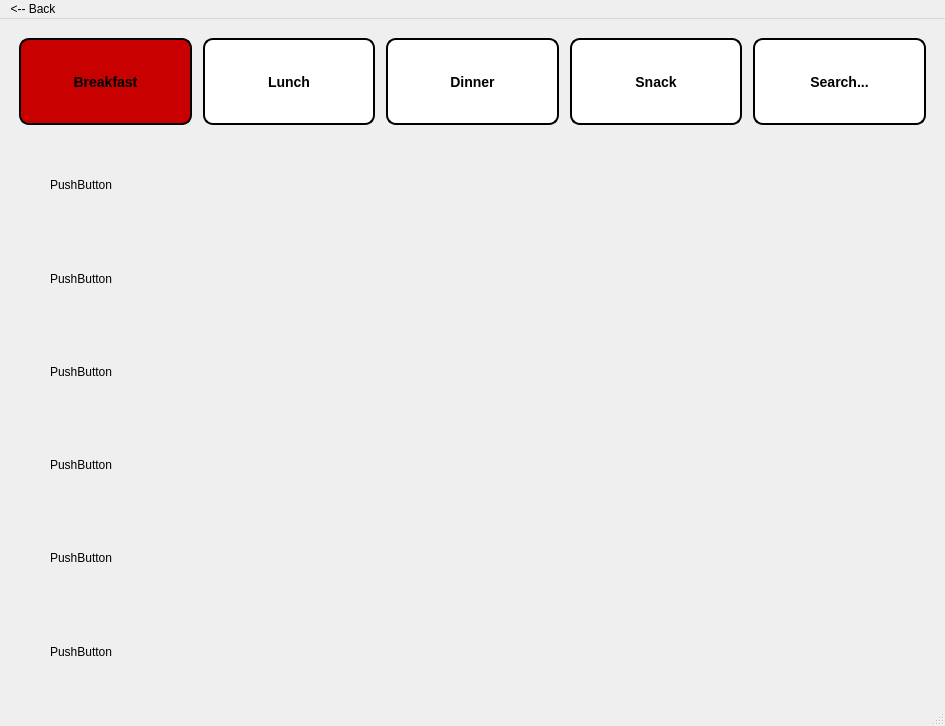
<?xml version="1.0" encoding="UTF-8"?>
<ui version="4.0">
 <class>MainWindow</class>
 <widget class="QMainWindow" name="MainWindow">
  <property name="geometry">
   <rect>
    <x>0</x>
    <y>0</y>
    <width>945</width>
    <height>726</height>
   </rect>
  </property>
  <property name="windowTitle">
   <string>Browse</string>
  </property>
  <property name="styleSheet">
   <string notr="true">background=rgb(230, 170, 255)</string>
  </property>
  <property name="tabShape">
   <enum>QTabWidget::Triangular</enum>
  </property>
  <widget class="QWidget" name="centralwidget">
   <layout class="QHBoxLayout" name="horizontalLayout">
    <item>
     <layout class="QVBoxLayout" name="verticalLayout">
      <item>
       <spacer name="verticalSpacer_2">
        <property name="orientation">
         <enum>Qt::Vertical</enum>
        </property>
        <property name="sizeType">
         <enum>QSizePolicy::Fixed</enum>
        </property>
        <property name="sizeHint" stdset="0">
         <size>
          <width>20</width>
          <height>10</height>
         </size>
        </property>
       </spacer>
      </item>
      <item>
       <layout class="QHBoxLayout" name="horizontalLayout_2">
        <item>
         <spacer name="horizontalSpacer_11">
          <property name="orientation">
           <enum>Qt::Horizontal</enum>
          </property>
          <property name="sizeType">
           <enum>QSizePolicy::Fixed</enum>
          </property>
          <property name="sizeHint" stdset="0">
           <size>
            <width>10</width>
            <height>20</height>
           </size>
          </property>
         </spacer>
        </item>
        <item>
         <widget class="QPushButton" name="breakfastButton">
          <property name="enabled">
           <bool>true</bool>
          </property>
          <property name="sizePolicy">
           <sizepolicy hsizetype="Preferred" vsizetype="Minimum">
            <horstretch>0</horstretch>
            <verstretch>0</verstretch>
           </sizepolicy>
          </property>
          <property name="styleSheet">
           <string notr="true">QPushButton {
     background-color: white;
    border-style: outset;
    border-width: 2px;
    border-radius: 10px;
    border-color: black;
    font: bold 14px;

}
QPushButton:pressed{
    background-color: rgb(50, 50, 50);
    border-style: inset;
}  
QPushButton:hover:!pressed{
   background-color: rgb(200, 200,200);
	border-style: inset;
}
QPushButton:checked{
    background-color: rgb(200, 0, 0);
    border-style: inset;
}  



</string>
          </property>
          <property name="text">
           <string>Breakfast</string>
          </property>
          <property name="checkable">
           <bool>true</bool>
          </property>
          <property name="checked">
           <bool>true</bool>
          </property>
          <property name="autoExclusive">
           <bool>true</bool>
          </property>
         </widget>
        </item>
        <item>
         <spacer name="horizontalSpacer_7">
          <property name="orientation">
           <enum>Qt::Horizontal</enum>
          </property>
          <property name="sizeType">
           <enum>QSizePolicy::Fixed</enum>
          </property>
          <property name="sizeHint" stdset="0">
           <size>
            <width>5</width>
            <height>5</height>
           </size>
          </property>
         </spacer>
        </item>
        <item>
         <widget class="QPushButton" name="lunchButton">
          <property name="sizePolicy">
           <sizepolicy hsizetype="Preferred" vsizetype="Minimum">
            <horstretch>0</horstretch>
            <verstretch>0</verstretch>
           </sizepolicy>
          </property>
          <property name="styleSheet">
           <string notr="true">QPushButton {
     background-color: white;
    border-style: outset;
    border-width: 2px;
    border-radius: 10px;
    border-color: black;
    font: bold 14px;

}
QPushButton:pressed{
    background-color: rgb(50, 50, 50);
    border-style: inset;
}  
QPushButton:hover:!pressed{
   background-color: rgb(200, 200,200);
	border-style: inset;
}
QPushButton:checked{
    background-color: rgb(200, 0, 0);
    border-style: inset;
}  



</string>
          </property>
          <property name="text">
           <string>Lunch</string>
          </property>
          <property name="checkable">
           <bool>true</bool>
          </property>
          <property name="autoExclusive">
           <bool>true</bool>
          </property>
         </widget>
        </item>
        <item>
         <spacer name="horizontalSpacer_8">
          <property name="orientation">
           <enum>Qt::Horizontal</enum>
          </property>
          <property name="sizeType">
           <enum>QSizePolicy::Fixed</enum>
          </property>
          <property name="sizeHint" stdset="0">
           <size>
            <width>5</width>
            <height>20</height>
           </size>
          </property>
         </spacer>
        </item>
        <item>
         <widget class="QPushButton" name="dinnerButton">
          <property name="sizePolicy">
           <sizepolicy hsizetype="Preferred" vsizetype="Minimum">
            <horstretch>0</horstretch>
            <verstretch>0</verstretch>
           </sizepolicy>
          </property>
          <property name="styleSheet">
           <string notr="true">QPushButton {
     background-color: white;
    border-style: outset;
    border-width: 2px;
    border-radius: 10px;
    border-color: black;
    font: bold 14px;

}
QPushButton:pressed{
    background-color: rgb(50, 50, 50);
    border-style: inset;
}  
QPushButton:hover:!pressed{
   background-color: rgb(200, 200,200);
	border-style: inset;
}
QPushButton:checked{
    background-color: rgb(200, 0, 0);
    border-style: inset;
}  



</string>
          </property>
          <property name="text">
           <string>Dinner</string>
          </property>
          <property name="checkable">
           <bool>true</bool>
          </property>
          <property name="autoExclusive">
           <bool>true</bool>
          </property>
         </widget>
        </item>
        <item>
         <spacer name="horizontalSpacer_9">
          <property name="orientation">
           <enum>Qt::Horizontal</enum>
          </property>
          <property name="sizeType">
           <enum>QSizePolicy::Fixed</enum>
          </property>
          <property name="sizeHint" stdset="0">
           <size>
            <width>5</width>
            <height>20</height>
           </size>
          </property>
         </spacer>
        </item>
        <item>
         <widget class="QPushButton" name="snackButton">
          <property name="sizePolicy">
           <sizepolicy hsizetype="Preferred" vsizetype="Minimum">
            <horstretch>0</horstretch>
            <verstretch>0</verstretch>
           </sizepolicy>
          </property>
          <property name="styleSheet">
           <string notr="true">QPushButton {
     background-color: white;
    border-style: outset;
    border-width: 2px;
    border-radius: 10px;
    border-color: black;
    font: bold 14px;

}
QPushButton:pressed{
    background-color: rgb(50, 50, 50);
    border-style: inset;
}  
QPushButton:hover:!pressed{
   background-color: rgb(200, 200,200);
	border-style: inset;
}
QPushButton:checked{
    background-color: rgb(200, 0, 0);
    border-style: inset;
}  



</string>
          </property>
          <property name="text">
           <string>Snack</string>
          </property>
          <property name="checkable">
           <bool>true</bool>
          </property>
          <property name="autoExclusive">
           <bool>true</bool>
          </property>
         </widget>
        </item>
        <item>
         <spacer name="horizontalSpacer_10">
          <property name="orientation">
           <enum>Qt::Horizontal</enum>
          </property>
          <property name="sizeType">
           <enum>QSizePolicy::Fixed</enum>
          </property>
          <property name="sizeHint" stdset="0">
           <size>
            <width>5</width>
            <height>20</height>
           </size>
          </property>
         </spacer>
        </item>
        <item>
         <widget class="QPushButton" name="searchButton">
          <property name="sizePolicy">
           <sizepolicy hsizetype="Minimum" vsizetype="Minimum">
            <horstretch>0</horstretch>
            <verstretch>0</verstretch>
           </sizepolicy>
          </property>
          <property name="styleSheet">
           <string notr="true">QPushButton {
     background-color: white;
    border-style: outset;
    border-width: 2px;
    border-radius: 10px;
    border-color: black;
    font: bold 14px;

}
QPushButton:pressed{
    background-color: rgb(50, 50, 50);
    border-style: inset;
}  
QPushButton:hover:!pressed{
   background-color: rgb(200, 200,200);
	border-style: inset;
}
QPushButton:checked{
    background-color: rgb(200, 0, 0);
    border-style: inset;
}  



</string>
          </property>
          <property name="text">
           <string>Search...</string>
          </property>
          <property name="checkable">
           <bool>true</bool>
          </property>
          <property name="autoExclusive">
           <bool>true</bool>
          </property>
         </widget>
        </item>
        <item>
         <spacer name="horizontalSpacer_12">
          <property name="orientation">
           <enum>Qt::Horizontal</enum>
          </property>
          <property name="sizeType">
           <enum>QSizePolicy::Fixed</enum>
          </property>
          <property name="sizeHint" stdset="0">
           <size>
            <width>10</width>
            <height>20</height>
           </size>
          </property>
         </spacer>
        </item>
       </layout>
      </item>
      <item>
       <spacer name="verticalSpacer">
        <property name="orientation">
         <enum>Qt::Vertical</enum>
        </property>
        <property name="sizeType">
         <enum>QSizePolicy::Minimum</enum>
        </property>
        <property name="sizeHint" stdset="0">
         <size>
          <width>20</width>
          <height>10</height>
         </size>
        </property>
       </spacer>
      </item>
      <item>
       <layout class="QHBoxLayout" name="horizontalLayout_8">
        <item>
         <spacer name="horizontalSpacer_6">
          <property name="orientation">
           <enum>Qt::Horizontal</enum>
          </property>
          <property name="sizeType">
           <enum>QSizePolicy::Maximum</enum>
          </property>
          <property name="sizeHint" stdset="0">
           <size>
            <width>40</width>
            <height>20</height>
           </size>
          </property>
         </spacer>
        </item>
        <item>
         <widget class="QPushButton" name="rLabel1">
          <property name="sizePolicy">
           <sizepolicy hsizetype="Minimum" vsizetype="Minimum">
            <horstretch>0</horstretch>
            <verstretch>0</verstretch>
           </sizepolicy>
          </property>
          <property name="styleSheet">
           <string notr="true">QPushButton {
	font: 14pt &quot;Rockwell&quot;;
	text-align:left;

}
QPushButton:hover{
   background-color: rgb(230, 230,230);
	border-style: inset;
	active: true;
}


</string>
          </property>
          <property name="text">
           <string>PushButton</string>
          </property>
          <property name="icon">
           <iconset>
            <normaloff>images/closed-book.png</normaloff>
            <normalon>images/open-book.png</normalon>
            <activeon>images/steak.jpg</activeon>images/closed-book.png</iconset>
          </property>
          <property name="iconSize">
           <size>
            <width>40</width>
            <height>40</height>
           </size>
          </property>
          <property name="checkable">
           <bool>false</bool>
          </property>
          <property name="flat">
           <bool>true</bool>
          </property>
         </widget>
        </item>
       </layout>
      </item>
      <item>
       <layout class="QHBoxLayout" name="horizontalLayout_7">
        <item>
         <spacer name="horizontalSpacer_2">
          <property name="orientation">
           <enum>Qt::Horizontal</enum>
          </property>
          <property name="sizeType">
           <enum>QSizePolicy::Maximum</enum>
          </property>
          <property name="sizeHint" stdset="0">
           <size>
            <width>40</width>
            <height>20</height>
           </size>
          </property>
         </spacer>
        </item>
        <item>
         <widget class="QPushButton" name="rLabel2">
          <property name="sizePolicy">
           <sizepolicy hsizetype="Minimum" vsizetype="Minimum">
            <horstretch>0</horstretch>
            <verstretch>0</verstretch>
           </sizepolicy>
          </property>
          <property name="styleSheet">
           <string notr="true">QPushButton {
	font: 14pt &quot;Rockwell&quot;;
	text-align:left;

}
QPushButton:hover{
   background-color: rgb(230, 230,230);
	border-style: inset;
	active: true;
}


</string>
          </property>
          <property name="text">
           <string>PushButton</string>
          </property>
          <property name="icon">
           <iconset>
            <normaloff>images/closed-book.png</normaloff>images/closed-book.png</iconset>
          </property>
          <property name="iconSize">
           <size>
            <width>40</width>
            <height>40</height>
           </size>
          </property>
          <property name="flat">
           <bool>true</bool>
          </property>
         </widget>
        </item>
       </layout>
      </item>
      <item>
       <layout class="QHBoxLayout" name="horizontalLayout_6">
        <item>
         <spacer name="horizontalSpacer_3">
          <property name="orientation">
           <enum>Qt::Horizontal</enum>
          </property>
          <property name="sizeType">
           <enum>QSizePolicy::Maximum</enum>
          </property>
          <property name="sizeHint" stdset="0">
           <size>
            <width>40</width>
            <height>20</height>
           </size>
          </property>
         </spacer>
        </item>
        <item>
         <widget class="QPushButton" name="rLabel3">
          <property name="sizePolicy">
           <sizepolicy hsizetype="Minimum" vsizetype="Minimum">
            <horstretch>0</horstretch>
            <verstretch>0</verstretch>
           </sizepolicy>
          </property>
          <property name="styleSheet">
           <string notr="true">QPushButton {
	font: 14pt &quot;Rockwell&quot;;
	text-align:left;

}
QPushButton:hover{
   background-color: rgb(230, 230,230);
	border-style: inset;
	active: true;
}


</string>
          </property>
          <property name="text">
           <string>PushButton</string>
          </property>
          <property name="icon">
           <iconset>
            <normaloff>images/closed-book.png</normaloff>images/closed-book.png</iconset>
          </property>
          <property name="iconSize">
           <size>
            <width>40</width>
            <height>40</height>
           </size>
          </property>
          <property name="flat">
           <bool>true</bool>
          </property>
         </widget>
        </item>
       </layout>
      </item>
      <item>
       <layout class="QHBoxLayout" name="horizontalLayout_5">
        <item>
         <spacer name="horizontalSpacer_4">
          <property name="orientation">
           <enum>Qt::Horizontal</enum>
          </property>
          <property name="sizeType">
           <enum>QSizePolicy::Maximum</enum>
          </property>
          <property name="sizeHint" stdset="0">
           <size>
            <width>40</width>
            <height>20</height>
           </size>
          </property>
         </spacer>
        </item>
        <item>
         <widget class="QPushButton" name="rLabel4">
          <property name="sizePolicy">
           <sizepolicy hsizetype="Minimum" vsizetype="Minimum">
            <horstretch>0</horstretch>
            <verstretch>0</verstretch>
           </sizepolicy>
          </property>
          <property name="styleSheet">
           <string notr="true">QPushButton {
	font: 14pt &quot;Rockwell&quot;;
	text-align:left;

}
QPushButton:hover{
   background-color: rgb(230, 230,230);
	border-style: inset;
	active: true;
}


</string>
          </property>
          <property name="text">
           <string>PushButton</string>
          </property>
          <property name="icon">
           <iconset>
            <normaloff>images/closed-book.png</normaloff>images/closed-book.png</iconset>
          </property>
          <property name="iconSize">
           <size>
            <width>40</width>
            <height>40</height>
           </size>
          </property>
          <property name="flat">
           <bool>true</bool>
          </property>
         </widget>
        </item>
       </layout>
      </item>
      <item>
       <layout class="QHBoxLayout" name="horizontalLayout_4">
        <item>
         <spacer name="horizontalSpacer_5">
          <property name="orientation">
           <enum>Qt::Horizontal</enum>
          </property>
          <property name="sizeType">
           <enum>QSizePolicy::Maximum</enum>
          </property>
          <property name="sizeHint" stdset="0">
           <size>
            <width>40</width>
            <height>20</height>
           </size>
          </property>
         </spacer>
        </item>
        <item>
         <widget class="QPushButton" name="rLabel5">
          <property name="sizePolicy">
           <sizepolicy hsizetype="Minimum" vsizetype="Minimum">
            <horstretch>0</horstretch>
            <verstretch>0</verstretch>
           </sizepolicy>
          </property>
          <property name="styleSheet">
           <string notr="true">QPushButton {
	font: 14pt &quot;Rockwell&quot;;
	text-align:left;

}
QPushButton:hover{
   background-color: rgb(230, 230,230);
	border-style: inset;
	active: true;
}


</string>
          </property>
          <property name="text">
           <string>PushButton</string>
          </property>
          <property name="icon">
           <iconset>
            <normaloff>images/closed-book.png</normaloff>images/closed-book.png</iconset>
          </property>
          <property name="iconSize">
           <size>
            <width>40</width>
            <height>40</height>
           </size>
          </property>
          <property name="flat">
           <bool>true</bool>
          </property>
         </widget>
        </item>
       </layout>
      </item>
      <item>
       <layout class="QHBoxLayout" name="horizontalLayout_3">
        <item>
         <spacer name="horizontalSpacer">
          <property name="orientation">
           <enum>Qt::Horizontal</enum>
          </property>
          <property name="sizeType">
           <enum>QSizePolicy::Maximum</enum>
          </property>
          <property name="sizeHint" stdset="0">
           <size>
            <width>40</width>
            <height>20</height>
           </size>
          </property>
         </spacer>
        </item>
        <item>
         <widget class="QPushButton" name="rLabel6">
          <property name="sizePolicy">
           <sizepolicy hsizetype="Minimum" vsizetype="Minimum">
            <horstretch>0</horstretch>
            <verstretch>0</verstretch>
           </sizepolicy>
          </property>
          <property name="styleSheet">
           <string notr="true">QPushButton {
	font: 14pt &quot;Rockwell&quot;;
	text-align:left;

}
QPushButton:hover{
   background-color: rgb(230, 230,230);
	border-style: inset;
	active: true;
}


</string>
          </property>
          <property name="text">
           <string>PushButton</string>
          </property>
          <property name="icon">
           <iconset>
            <normaloff>images/closed-book.png</normaloff>images/closed-book.png</iconset>
          </property>
          <property name="iconSize">
           <size>
            <width>40</width>
            <height>40</height>
           </size>
          </property>
          <property name="flat">
           <bool>true</bool>
          </property>
         </widget>
        </item>
       </layout>
      </item>
     </layout>
    </item>
   </layout>
  </widget>
  <widget class="QMenuBar" name="menubar">
   <property name="geometry">
    <rect>
     <x>0</x>
     <y>0</y>
     <width>945</width>
     <height>21</height>
    </rect>
   </property>
   <widget class="QMenu" name="menuBack">
    <property name="title">
     <string>&lt;-- Back</string>
    </property>
   </widget>
   <addaction name="menuBack"/>
  </widget>
  <widget class="QStatusBar" name="statusbar"/>
 </widget>
 <resources/>
 <connections/>
</ui>
